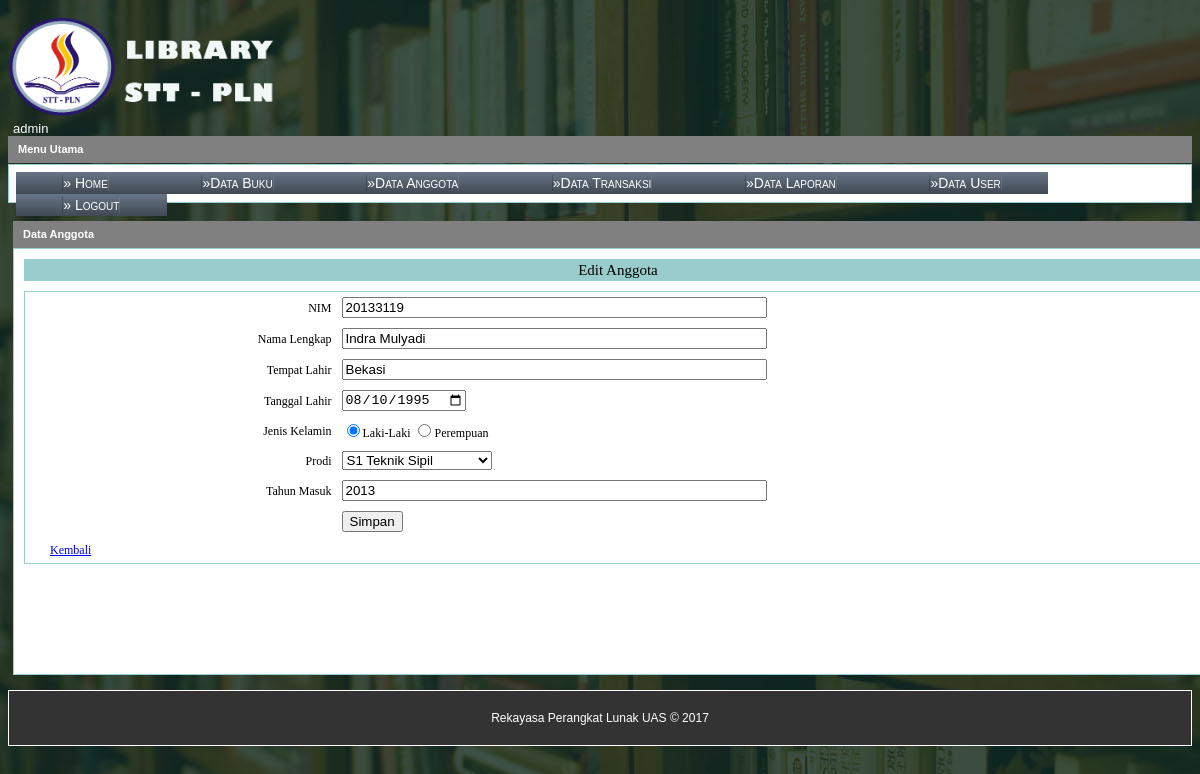
The app's page /admin/index.php?page=anggota_edit&nim=20133119 (signed in) with its own data.
### tables this page shows
CREATE TABLE `tbl_anggota` (
  `nim` int(11) NOT NULL,
  `nama` varchar(250) NOT NULL,
  `tempat_lahir` varchar(50) NOT NULL,
  `tgl_lahir` varchar(15) NOT NULL,
  `jk` enum('L','P') NOT NULL,
  `prodi` varchar(50) NOT NULL,
  `thn_masuk` varchar(4) NOT NULL
);

### admin/anggota_edit.php (the view, shortened to what this page needs)
<?php
$nim = $_GET['nim'];
$query = "SELECT * FROM tbl_anggota where nim='$nim'";
$sql = mysql_query($query);
$data = mysql_fetch_array($sql);
$nim = $data['nim'];
$nama = $data['nama'];
$tempat = $data['tempat_lahir'];
$tgl_lahir = $data['tgl_lahir'];
$prodi = $data['prodi'];
$thn = $data['thn_masuk'];
?>
	<div id="menu-tengah">
    	<div id="bg_menu">Data Anggota
    	</div>
    	<div id="content_menu">
        <div id="menu_header">
        	<table width="100%" height="100%" style="background-color:#9cc;">
            	<tr>
                	<td align="center">Edit Anggota</td>
                </tr>
            </table>
    	</div>
   	    <div class="table_input">
        <form action="?page=anggota_proses_edit" method="post">
   	      <table width="100%" height="80%" align="center" cellspacing="0" cellpadding="5">
   	        <tbody>
            	<tr>
                	<td width="25%" align="right">NIM</td>
                    <td><input type="text" name="nim1" size="50%" value="<?php echo $nim; ?>"></td>
                </tr>
                <tr>
                	<td width="20%" align="right">Nama Lengkap</td>
                    <td><input type="text" name="nama" size="50%" value="<?php echo $nama; ?>"></td>
                </tr>
                <tr>
                	<td width="20%" align="right">Tempat Lahir</td>
                    <td><input type="text" name="tempat_lahir" size="50%" value="<?php echo $tempat; ?>"></td>
                </tr>
                <tr>
                	<td width="20%" align="right">Tanggal Lahir</td>
                    <td><input type="date" name="tgl_lahir" value="<?php echo $tgl_lahir; ?>"></td>
                </tr>
                <tr>
                	<td width="20%" align="right">Jenis Kelamin</td>
                    <td><?php if ($data['jk'] === "L") : ?>
                    <input type="radio" name="jk" value="L" checked />Laki-Laki</label>
            		<input type="radio" name="jk" value="P" />Perempuan</label>
                    <?php else : ?>
            		<input type="radio" name="jk" value="L" />Laki-Laki</label>
            		<input type="radio" name="jk" value="P" checked />Perempuan</label>
            		<?php endif; ?>
                    </td>
                </tr>
                <tr>
                	<td width="20%" align="right">Prodi</td>
                    <td><select name="prodi">
                            <option value="S1 Teknik Sipil" <?php if ($prodi=='S1 Teknik Sipil') {echo "selected";} ?>>S1 Teknik Sipil</option>
                    	</select>
                    </td>
                </tr>
                <tr>
                	<td width="20%" align="right">Tahun Masuk</td>
                    <td><input type="text" name="thn_masuk" size="50%" value="<?php echo $thn; ?>"></td>
                </tr>
                <tr>
                	<td></td>
                    <td><input type="submit" value="Simpan"></td>
                </tr>
                <tr>
                    <td><a href="?page=anggota">Kembali</td>
                </tr>
            </tbody>
          </table>
          </form>
 	      </div>
   	  </div>
    </div>

### images/style.css (style rules this page uses)
body { background:url("../images/back.jpg"); font-family:Tahoma, Geneva, sans-serif; font-size: 14px; }
#menu-tengah { margin:5px; width:1210px; float:left; }
#bg_menu { background-color: gray; border-bottom:0px; padding:7px; padding-left:10px; color:#ffffff; font-weight:bold; font-size:11px; height:13px; }
#content_menu { background-color: #FFF; border: 1px solid #9CC; line-height: 16px; padding: 3px; margin-bottom: 10px; font-size:14px; padding:10px; }
#menu_header { font-size:15px; font-family:Georgia, "Times New Roman", Times, serif; border-collapse: collapse; overflow: hidden; margin-bottom:10px; }
.table_input { background-color:#FFF; font-size:12px; font-family:Georgia, "Times New Roman", Times, serif; border-collapse: collapse; border: 1px solid #9cc; overflow: hidden; margin-bottom:100px; padding-left: 20px; }

### records on screen
tbl_anggota: nim1 "20133119", nama "Indra Mulyadi", tempat_lahir "Bekasi", tgl_lahir "08/10/1995", prodi "S1 Teknik Sipil", thn_masuk "2013"

### other values on screen
$_SESSION['nama'] "admin"
